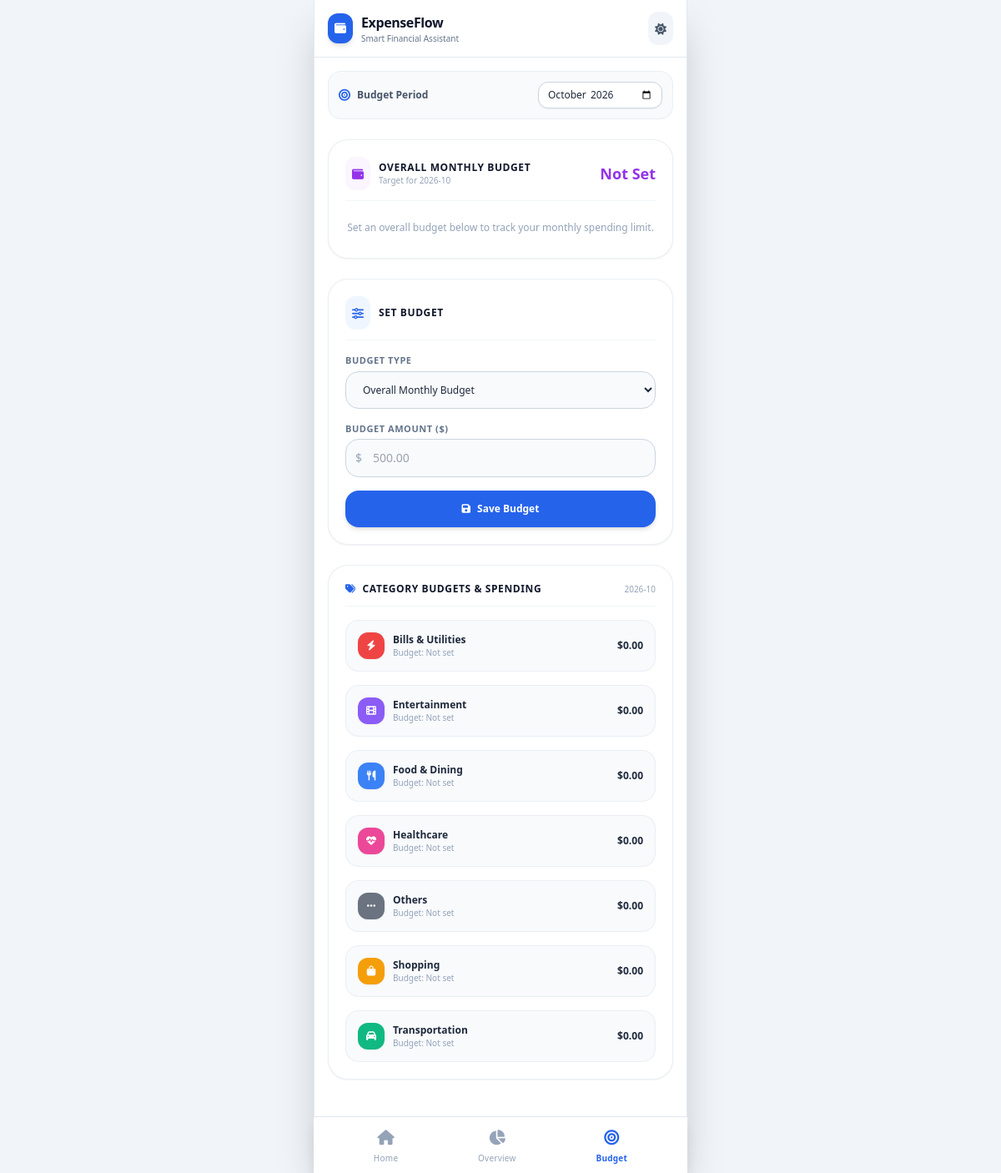
Page /budget on the committed database.
### tables this page shows
CREATE TABLE categories (
            id INTEGER PRIMARY KEY AUTOINCREMENT,
            name TEXT NOT NULL UNIQUE,
            icon TEXT NOT NULL,
            color TEXT NOT NULL
        );

### app.py (the view)
@app.route('/budget', methods=['GET', 'POST'])
def budget():
    conn = get_db_connection()
    selected_month = request.args.get('month', datetime.now().strftime('%Y-%m'))
    categories = conn.execute('SELECT * FROM categories ORDER BY name').fetchall()
    budgets = conn.execute('''
        SELECT b.*, c.name as category_name
        FROM budgets b
        LEFT JOIN categories c ON b.category_id = c.id
        WHERE b.month = ?
    ''', (selected_month,)).fetchall()
    overall_budget = next((b['amount'] for b in budgets if b['category_id'] is None), 0.0)
    category_budgets = {b['category_id']: b['amount'] for b in budgets if b['category_id'] is not None}
    cat_spend_rows = conn.execute('''
        SELECT category_id, SUM(amount) as total
        FROM expenses
        WHERE strftime('%Y-%m', date) = ?
        GROUP BY category_id
    ''', (selected_month,)).fetchall()
    cat_spending = {row['category_id']: row['total'] for row in cat_spend_rows}
    month_expense = conn.execute("SELECT SUM(amount) FROM expenses WHERE strftime('%Y-%m', date) = ?", (selected_month,)).fetchone()[0] or 0.0
    conn.close()
    return render_template('budget.html',
                           active_tab='budget',
                           categories=categories,
                           selected_month=selected_month,
                           overall_budget=overall_budget,
                           category_budgets=category_budgets,
                           cat_spending=cat_spending,
                           month_expense=month_expense)

### app.py (called while the page is built)
def get_db_connection():
    conn = sqlite3.connect(DB_NAME)
    conn.row_factory = sqlite3.Row
    return conn

### templates/budget.html (shortened to what this page needs)
{% extends "base.html" %}
{% block content %}
<div class="flex items-center justify-between bg-slate-50 dark:bg-slate-800/50 p-3 rounded-2xl border border-slate-200/60 dark:border-slate-800">
    <div class="flex items-center space-x-2">
        <i class="fa-solid fa-bullseye text-brand-600 dark:text-brand-500 text-sm"></i>
        <span class="text-xs font-semibold text-slate-600 dark:text-slate-300">Budget Period</span>
    </div>
    <form method="GET" action="{{ url_for('budget') }}">
        <input type="month" name="month" value="{{ selected_month }}"
               class="bg-white dark:bg-slate-800 border border-slate-300 dark:border-slate-700 text-slate-800 dark:text-slate-100 text-xs rounded-xl px-2.5 py-1.5 focus:ring-brand-500 focus:border-brand-500 outline-none shadow-sm font-medium"
               onchange="this.form.submit()">
    </form>
</div>
<div class="bg-white dark:bg-slate-800 p-5 rounded-3xl border border-slate-200/70 dark:border-slate-800 shadow-sm space-y-4">
    <div class="flex items-center justify-between pb-3 border-b border-slate-100 dark:border-slate-700/60">
        <div class="flex items-center space-x-2.5">
            <div class="bg-purple-50 dark:bg-purple-950/50 text-purple-600 dark:text-purple-400 p-2 rounded-xl">
                <i class="fa-solid fa-wallet text-sm"></i>
            </div>
            <div>
                <h3 class="text-xs font-bold text-slate-900 dark:text-white uppercase tracking-wider">Overall Monthly Budget</h3>
                <p class="text-[10px] text-slate-400">Target for {{ selected_month }}</p>
            </div>
        </div>
        <span class="text-lg font-extrabold text-purple-600 dark:text-purple-400">
            {% if overall_budget > 0 %}${{ "%.2f"|format(overall_budget) }}{% else %}Not Set{% endif %}
        </span>
    </div>
    {% if overall_budget > 0 %}
        {% set pct = (month_expense / overall_budget * 100) %}
        <div class="space-y-1.5">
            <div class="flex justify-between text-xs font-semibold">
                <span class="text-slate-600 dark:text-slate-400">Spent: ${{ "%.2f"|format(month_expense) }}</span>
                <span class="{% if pct > 100 %}text-rose-600 font-bold{% else %}text-slate-700 dark:text-slate-300{% endif %}">{{ "%.1f"|format(pct) }}%</span>
            </div>
            <div class="w-full bg-slate-100 dark:bg-slate-700 rounded-full h-2.5 overflow-hidden">
                <div class="h-2.5 rounded-full {% if pct > 100 %}bg-rose-500{% elif pct > 80 %}bg-amber-500{% else %}bg-emerald-500{% endif %}" style="width: {{ [pct, 100]|min }}%"></div>
            </div>
        </div>
    {% else %}
        <p class="text-xs text-slate-400 text-center py-2">Set an overall budget below to track your monthly spending limit.</p>
    {% endif %}
</div>
<div class="bg-white dark:bg-slate-800 p-5 rounded-3xl border border-slate-200/70 dark:border-slate-800 shadow-sm space-y-4">
    <div class="flex items-center space-x-2.5 pb-3 border-b border-slate-100 dark:border-slate-700/60">
        <div class="bg-blue-50 dark:bg-blue-950/50 text-brand-600 dark:text-brand-400 p-2 rounded-xl">
            <i class="fa-solid fa-sliders text-sm"></i>
        </div>
        <h3 class="text-xs font-bold text-slate-900 dark:text-white uppercase tracking-wider">Set Budget</h3>
    </div>
    <form action="{{ url_for('set_budget') }}" method="POST" class="space-y-4">
        <div>
            <label class="block text-[11px] font-semibold text-slate-500 uppercase tracking-wider mb-1">Budget Type</label>
            <select name="budget_type" id="budgetType" onchange="toggleCategorySelect()"
                    class="w-full px-4 py-3 bg-slate-50 dark:bg-slate-700/60 border border-slate-300 dark:border-slate-600 rounded-2xl text-slate-800 dark:text-slate-100 text-xs focus:ring-2 focus:ring-brand-500 outline-none">
                <option value="overall">Overall Monthly Budget</option>
            </select>
        </div>
        <div>
            <label class="block text-[11px] font-semibold text-slate-500 uppercase tracking-wider mb-1">Budget Amount ($)</label>
            <div class="relative">
                <span class="absolute inset-y-0 left-0 pl-3 flex items-center text-slate-400 font-medium text-sm">$</span>
                <input type="number" step="0.01" name="amount" required placeholder="500.00"
                       class="w-full pl-8 pr-4 py-3 bg-slate-50 dark:bg-slate-700/60 border border-slate-300 dark:border-slate-600 rounded-2xl text-slate-800 dark:text-slate-100 text-sm focus:ring-2 focus:ring-brand-500 outline-none">
            </div>
        </div>
        <button type="submit"
                class="w-full bg-brand-600 hover:bg-brand-700 text-white font-semibold py-3.5 px-4 rounded-2xl shadow-md transition-all text-xs flex items-center justify-center space-x-2">
            <i class="fa-solid fa-floppy-disk"></i>
            <span>Save Budget</span>
        </button>
    </form>
</div>
<div class="bg-white dark:bg-slate-800 p-5 rounded-3xl border border-slate-200/70 dark:border-slate-800 shadow-sm space-y-4">
    <div class="flex items-center justify-between pb-3 border-b border-slate-100 dark:border-slate-700/60">
        <h3 class="text-xs font-bold text-slate-900 dark:text-white uppercase tracking-wider flex items-center space-x-2">
            <i class="fa-solid fa-tags text-brand-600 dark:text-brand-500"></i>
            <span>Category Budgets & Spending</span>
        </h3>
        <span class="text-[10px] text-slate-400">{{ selected_month }}</span>
    </div>
    <div class="space-y-4">
        {% for cat in categories %}
            {% set b_amt = category_budgets.get(cat.id, 0) %}
            {% set s_amt = cat_spending.get(cat.id, 0) %}
            {% set cat_pct = (s_amt / b_amt * 100) if b_amt > 0 else 0 %}
            <div class="p-3.5 rounded-2xl bg-slate-50 dark:bg-slate-700/30 border border-slate-200/60 dark:border-slate-700/50 space-y-2">
                <div class="flex items-center justify-between">
                    <div class="flex items-center space-x-2.5">
                        <div class="w-8 h-8 rounded-xl flex items-center justify-center text-white text-xs shadow-sm" style="background-color: {{ cat.color }};">
                            <i class="fa-solid {{ cat.icon }}"></i>
                        </div>
                        <div>
                            <h4 class="text-xs font-bold text-slate-800 dark:text-white">{{ cat.name }}</h4>
                            <p class="text-[10px] text-slate-400">Budget: {% if b_amt > 0 %}${{ "%.2f"|format(b_amt) }}{% else %}Not set{% endif %}</p>
                        </div>
                    </div>
                    <span class="text-xs font-bold text-slate-800 dark:text-white">${{ "%.2f"|format(s_amt) }}</span>
                </div>
            </div>
        {% endfor %}
    </div>
</div>
{% endblock %}

### templates/base.html (shortened to what this page needs)
<!DOCTYPE html>
<html lang="en" class="h-full">
<head>
    <script src="https://cdn.tailwindcss.com"></script>
    <link rel="stylesheet" href="https://cdnjs.cloudflare.com/ajax/libs/font-awesome/6.4.0/css/all.min.css">
</head>
<body class="bg-slate-100 dark:bg-slate-950 text-slate-800 dark:text-slate-100 min-h-full flex flex-col font-sans transition-colors duration-200">
    <div class="w-full max-w-md mx-auto bg-white dark:bg-slate-900 min-h-screen flex flex-col shadow-2xl relative pb-24 border-x border-slate-200 dark:border-slate-800">
        <header class="sticky top-0 z-30 bg-white/90 dark:bg-slate-900/90 backdrop-blur-md border-b border-slate-200 dark:border-slate-800 px-4 py-3.5 flex items-center justify-between">
            <div class="flex items-center space-x-2.5">
                <div class="bg-brand-600 text-white p-2 rounded-xl shadow-md flex items-center justify-center">
                    <i class="fa-solid fa-wallet text-sm"></i>
                </div>
                <div>
                    <h1 class="text-base font-bold text-slate-900 dark:text-white tracking-tight">ExpenseFlow</h1>
                    <p class="text-[10px] text-slate-500 dark:text-slate-400">Smart Financial Assistant</p>
                </div>
            </div>
            <button id="themeToggle" onclick="toggleTheme()" class="p-2 rounded-xl bg-slate-100 dark:bg-slate-800 text-slate-600 dark:text-slate-300 hover:bg-slate-200 dark:hover:bg-slate-700 transition-colors" title="Toggle Theme">
                <i id="themeToggleLightIcon" class="fa-solid fa-sun text-sm inline dark:hidden"></i>
            </button>
        </header>
        <main class="flex-grow p-4 space-y-6">
            {% block content %}{% endblock %}
        </main>
        <nav class="fixed bottom-0 left-0 right-0 max-w-md mx-auto bg-white/95 dark:bg-slate-900/95 backdrop-blur-lg border-t border-slate-200 dark:border-slate-800 py-2.5 px-6 flex justify-around items-center z-40 shadow-lg">
            <a href="{{ url_for('home') }}" class="flex flex-col items-center space-y-1 transition-colors {% if active_tab == 'home' %}text-brand-600 dark:text-brand-500 font-bold{% else %}text-slate-400 hover:text-slate-600 dark:hover:text-slate-300 font-medium{% endif %}">
                <i class="fa-solid fa-house text-lg"></i>
                <span class="text-[10px] tracking-wide">Home</span>
            </a>
            <a href="{{ url_for('overview') }}" class="flex flex-col items-center space-y-1 transition-colors {% if active_tab == 'overview' %}text-brand-600 dark:text-brand-500 font-bold{% else %}text-slate-400 hover:text-slate-600 dark:hover:text-slate-300 font-medium{% endif %}">
                <i class="fa-solid fa-chart-pie text-lg"></i>
                <span class="text-[10px] tracking-wide">Overview</span>
            </a>
            <a href="{{ url_for('budget') }}" class="flex flex-col items-center space-y-1 transition-colors {% if active_tab == 'budget' %}text-brand-600 dark:text-brand-500 font-bold{% else %}text-slate-400 hover:text-slate-600 dark:hover:text-slate-300 font-medium{% endif %}">
                <i class="fa-solid fa-bullseye text-lg"></i>
                <span class="text-[10px] tracking-wide">Budget</span>
            </a>
        </nav>
    </div>
</body>
</html>

### rows in the picture
categories: name "Bills & Utilities", s_amt "0.00"
categories: name "Entertainment", s_amt "0.00"
categories: name "Food & Dining", s_amt "0.00"
categories: name "Healthcare", s_amt "0.00"
categories: name "Others", s_amt "0.00"
categories: name "Shopping", s_amt "0.00"
categories: name "Transportation", s_amt "0.00"

### other values in the picture
{{ selected_month }} "2026-10"
